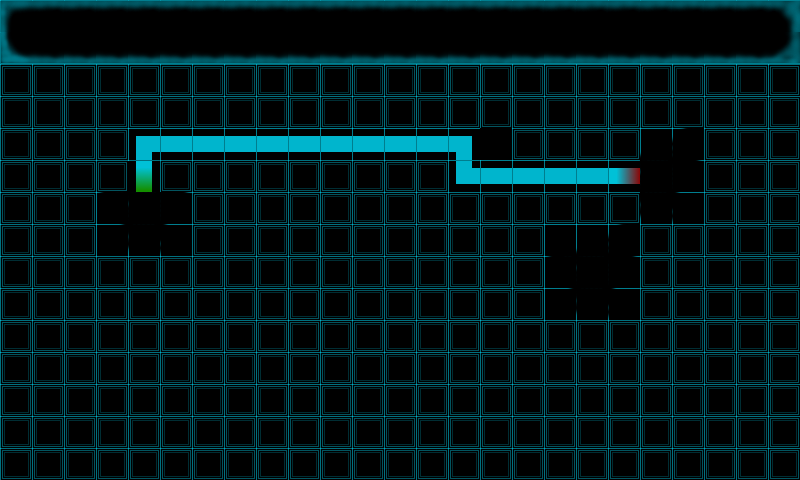

Tiled map render using the project's own tile images. Description and the whole map definition, tile-layer contents included, below:
An orthogonal 25x15 tile map with 32x32 px tiles, 1 tile layer (Calque de Tile 1).

<map version="1.0" orientation="orthogonal" width="25" height="15" tilewidth="32" tileheight="32">
 <tileset firstgid="1" name="tronts32" tilewidth="32" tileheight="32">
  <image source="tronts32.png" width="256" height="256" />
 </tileset>
 <layer name="Calque de Tile 1" width="25" height="15">
  <data>
   <tile gid="41" />
   <tile gid="42" />
   <tile gid="42" />
   <tile gid="42" />
   <tile gid="42" />
   <tile gid="42" />
   <tile gid="42" />
   <tile gid="42" />
   <tile gid="42" />
   <tile gid="42" />
   <tile gid="42" />
   <tile gid="42" />
   <tile gid="42" />
   <tile gid="42" />
   <tile gid="42" />
   <tile gid="42" />
   <tile gid="42" />
   <tile gid="42" />
   <tile gid="42" />
   <tile gid="42" />
   <tile gid="42" />
   <tile gid="42" />
   <tile gid="42" />
   <tile gid="42" />
   <tile gid="43" />
   <tile gid="57" />
   <tile gid="58" />
   <tile gid="58" />
   <tile gid="58" />
   <tile gid="58" />
   <tile gid="58" />
   <tile gid="58" />
   <tile gid="58" />
   <tile gid="58" />
   <tile gid="58" />
   <tile gid="58" />
   <tile gid="58" />
   <tile gid="58" />
   <tile gid="58" />
   <tile gid="58" />
   <tile gid="58" />
   <tile gid="58" />
   <tile gid="58" />
   <tile gid="58" />
   <tile gid="58" />
   <tile gid="58" />
   <tile gid="58" />
   <tile gid="58" />
   <tile gid="58" />
   <tile gid="59" />
   <tile gid="1" />
   <tile gid="1" />
   <tile gid="1" />
   <tile gid="1" />
   <tile gid="1" />
   <tile gid="1" />
   <tile gid="1" />
   <tile gid="1" />
   <tile gid="1" />
   <tile gid="1" />
   <tile gid="1" />
   <tile gid="1" />
   <tile gid="1" />
   <tile gid="1" />
   <tile gid="1" />
   <tile gid="1" />
   <tile gid="1" />
   <tile gid="1" />
   <tile gid="1" />
   <tile gid="1" />
   <tile gid="1" />
   <tile gid="1" />
   <tile gid="1" />
   <tile gid="1" />
   <tile gid="1" />
   <tile gid="1" />
   <tile gid="1" />
   <tile gid="1" />
   <tile gid="1" />
   <tile gid="1" />
   <tile gid="1" />
   <tile gid="1" />
   <tile gid="1" />
   <tile gid="1" />
   <tile gid="1" />
   <tile gid="1" />
   <tile gid="1" />
   <tile gid="1" />
   <tile gid="1" />
   <tile gid="1" />
   <tile gid="1" />
   <tile gid="1" />
   <tile gid="1" />
   <tile gid="1" />
   <tile gid="1" />
   <tile gid="1" />
   <tile gid="1" />
   <tile gid="1" />
   <tile gid="1" />
   <tile gid="1" />
   <tile gid="1" />
   <tile gid="1" />
   <tile gid="1" />
   <tile gid="1" />
   <tile gid="11" />
   <tile gid="3" />
   <tile gid="3" />
   <tile gid="3" />
   <tile gid="3" />
   <tile gid="3" />
   <tile gid="3" />
   <tile gid="3" />
   <tile gid="3" />
   <tile gid="3" />
   <tile gid="12" />
   <tile gid="50" />
   <tile gid="1" />
   <tile gid="1" />
   <tile gid="1" />
   <tile gid="1" />
   <tile gid="37" />
   <tile gid="38" />
   <tile gid="1" />
   <tile gid="1" />
   <tile gid="1" />
   <tile gid="1" />
   <tile gid="1" />
   <tile gid="1" />
   <tile gid="1" />
   <tile gid="7" />
   <tile gid="1" />
   <tile gid="1" />
   <tile gid="1" />
   <tile gid="1" />
   <tile gid="1" />
   <tile gid="1" />
   <tile gid="1" />
   <tile gid="1" />
   <tile gid="1" />
   <tile gid="19" />
   <tile gid="3" />
   <tile gid="3" />
   <tile gid="3" />
   <tile gid="3" />
   <tile gid="4" />
   <tile gid="45" />
   <tile gid="46" />
   <tile gid="1" />
   <tile gid="1" />
   <tile gid="1" />
   <tile gid="1" />
   <tile gid="1" />
   <tile gid="1" />
   <tile gid="44" />
   <tile gid="45" />
   <tile gid="46" />
   <tile gid="1" />
   <tile gid="1" />
   <tile gid="1" />
   <tile gid="1" />
   <tile gid="1" />
   <tile gid="1" />
   <tile gid="1" />
   <tile gid="1" />
   <tile gid="1" />
   <tile gid="1" />
   <tile gid="1" />
   <tile gid="1" />
   <tile gid="1" />
   <tile gid="1" />
   <tile gid="53" />
   <tile gid="54" />
   <tile gid="1" />
   <tile gid="1" />
   <tile gid="1" />
   <tile gid="1" />
   <tile gid="1" />
   <tile gid="1" />
   <tile gid="52" />
   <tile gid="53" />
   <tile gid="54" />
   <tile gid="1" />
   <tile gid="1" />
   <tile gid="1" />
   <tile gid="1" />
   <tile gid="1" />
   <tile gid="1" />
   <tile gid="1" />
   <tile gid="1" />
   <tile gid="1" />
   <tile gid="1" />
   <tile gid="1" />
   <tile gid="36" />
   <tile gid="37" />
   <tile gid="38" />
   <tile gid="1" />
   <tile gid="1" />
   <tile gid="1" />
   <tile gid="1" />
   <tile gid="1" />
   <tile gid="1" />
   <tile gid="1" />
   <tile gid="1" />
   <tile gid="1" />
   <tile gid="1" />
   <tile gid="1" />
   <tile gid="1" />
   <tile gid="1" />
   <tile gid="1" />
   <tile gid="1" />
   <tile gid="1" />
   <tile gid="1" />
   <tile gid="1" />
   <tile gid="1" />
   <tile gid="1" />
   <tile gid="1" />
   <tile gid="1" />
   <tile gid="44" />
   <tile gid="45" />
   <tile gid="46" />
   <tile gid="1" />
   <tile gid="1" />
   <tile gid="1" />
   <tile gid="1" />
   <tile gid="1" />
   <tile gid="1" />
   <tile gid="1" />
   <tile gid="1" />
   <tile gid="1" />
   <tile gid="1" />
   <tile gid="1" />
   <tile gid="1" />
   <tile gid="1" />
   <tile gid="1" />
   <tile gid="1" />
   <tile gid="1" />
   <tile gid="1" />
   <tile gid="1" />
   <tile gid="1" />
   <tile gid="1" />
   <tile gid="1" />
   <tile gid="1" />
   <tile gid="52" />
   <tile gid="53" />
   <tile gid="54" />
   <tile gid="1" />
   <tile gid="1" />
   <tile gid="1" />
   <tile gid="1" />
   <tile gid="1" />
   <tile gid="1" />
   <tile gid="1" />
   <tile gid="1" />
   <tile gid="1" />
   <tile gid="1" />
   <tile gid="1" />
   <tile gid="1" />
   <tile gid="1" />
   <tile gid="1" />
   <tile gid="1" />
   <tile gid="1" />
   <tile gid="1" />
   <tile gid="1" />
   <tile gid="1" />
   <tile gid="1" />
   <tile gid="1" />
   <tile gid="1" />
   <tile gid="1" />
   <tile gid="1" />
   <tile gid="1" />
   <tile gid="1" />
   <tile gid="1" />
   <tile gid="1" />
   <tile gid="1" />
   <tile gid="1" />
   <tile gid="1" />
   <tile gid="1" />
   <tile gid="1" />
   <tile gid="1" />
   <tile gid="1" />
   <tile gid="1" />
   <tile gid="1" />
   <tile gid="1" />
   <tile gid="1" />
   <tile gid="1" />
   <tile gid="1" />
   <tile gid="1" />
   <tile gid="1" />
   <tile gid="1" />
   <tile gid="1" />
   <tile gid="1" />
   <tile gid="1" />
   <tile gid="1" />
   <tile gid="1" />
   <tile gid="1" />
   <tile gid="1" />
   <tile gid="1" />
   <tile gid="1" />
   <tile gid="1" />
   <tile gid="1" />
   <tile gid="1" />
   <tile gid="1" />
   <tile gid="1" />
   <tile gid="1" />
   <tile gid="1" />
   <tile gid="1" />
   <tile gid="1" />
   <tile gid="1" />
   <tile gid="1" />
   <tile gid="1" />
   <tile gid="1" />
   <tile gid="1" />
   <tile gid="1" />
   <tile gid="1" />
   <tile gid="1" />
   <tile gid="1" />
   <tile gid="1" />
   <tile gid="1" />
   <tile gid="1" />
   <tile gid="1" />
   <tile gid="1" />
   <tile gid="1" />
   <tile gid="1" />
   <tile gid="1" />
   <tile gid="1" />
   <tile gid="1" />
   <tile gid="1" />
   <tile gid="1" />
   <tile gid="1" />
   <tile gid="1" />
   <tile gid="1" />
   <tile gid="1" />
   <tile gid="1" />
   <tile gid="1" />
   <tile gid="1" />
   <tile gid="1" />
   <tile gid="1" />
   <tile gid="1" />
   <tile gid="1" />
   <tile gid="1" />
   <tile gid="1" />
   <tile gid="1" />
   <tile gid="1" />
   <tile gid="1" />
   <tile gid="1" />
   <tile gid="1" />
   <tile gid="1" />
   <tile gid="1" />
   <tile gid="1" />
   <tile gid="1" />
   <tile gid="1" />
   <tile gid="1" />
   <tile gid="1" />
   <tile gid="1" />
   <tile gid="1" />
   <tile gid="1" />
   <tile gid="1" />
   <tile gid="1" />
   <tile gid="1" />
   <tile gid="1" />
   <tile gid="1" />
   <tile gid="1" />
   <tile gid="1" />
   <tile gid="1" />
   <tile gid="1" />
   <tile gid="1" />
   <tile gid="1" />
   <tile gid="1" />
   <tile gid="1" />
   <tile gid="1" />
   <tile gid="1" />
   <tile gid="1" />
   <tile gid="1" />
   <tile gid="1" />
   <tile gid="1" />
  </data>
 </layer>
</map>